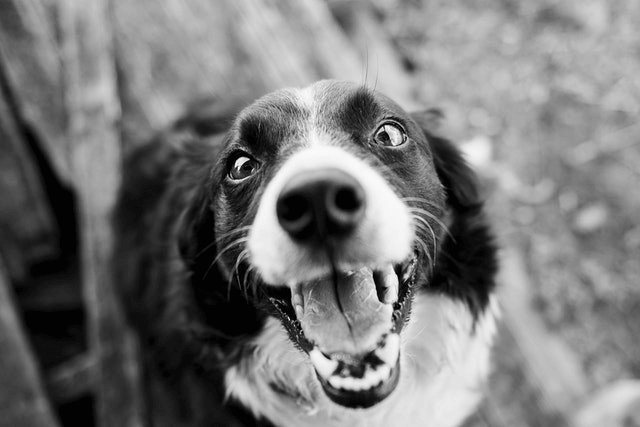
#> input picture image.png, 640 x 427 px
$ python 06_svd.py
#> lines starting #> are read from the running program, lines starting #| are printed output that depends on the picture
import numpy as np
import matplotlib.pyplot as plt
from PIL import Image

img = Image.open("image.png").convert("L")

A = np.array(img, dtype=float)

U, S, VT = np.linalg.svd(A, full_matrices=False)
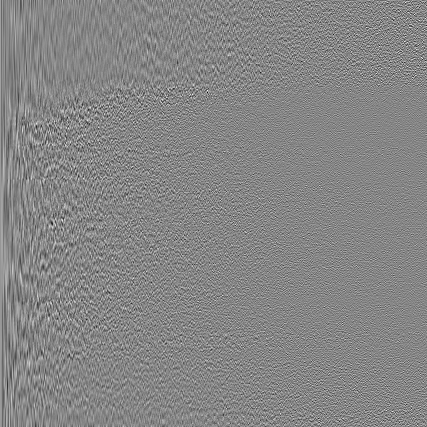
#> U: shape (427, 427) float64; min -0.305, max 0.276, mean 0.000145; drawn with min black and max white
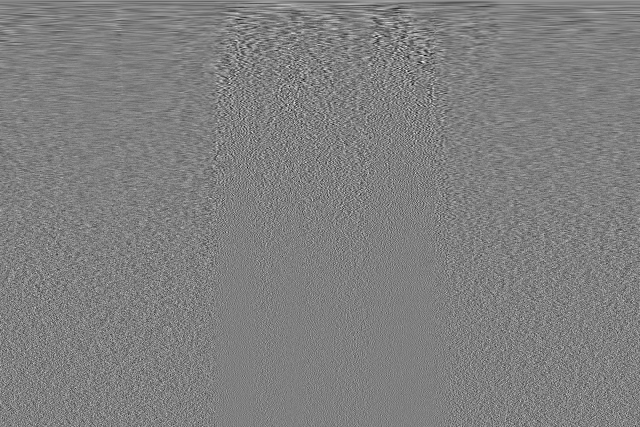
#> VT: shape (427, 640) float64; min -0.282, max 0.28, mean 6.85e-05; drawn with min black and max white
#> S = 427 values, max 67114.6 at index 0, min 6.6 at index 426, mean 515.1

print("Shape of U:", U.shape)
#| Shape of U: (427, 427)
print("Shape of S:", S.shape)
#| Shape of S: (427,)
print("Shape of VT:", VT.shape)
#| Shape of VT: (427, 640)

A_reconstructed = U @ np.diag(S) @ VT

print("Reconstruction correct?:",
      np.allclose(A, A_reconstructed))
#| Reconstruction correct?: True


def compress_image(U, S, VT, k):
    U_k = U[:, :k]
    S_k = np.diag(S[:k])
    VT_k = VT[:k, :]

    A_k = U_k @ S_k @ VT_k

    return A_k

k_values = [5, 20, 50, 150]

compressed_images = []

for k in k_values:
    A_k = compress_image(U, S, VT, k)
    compressed_images.append(A_k)
#> this loop made 4 passes
#> pass 1, in compress_image, `A_k = U_k @ S_k @ VT_k`:
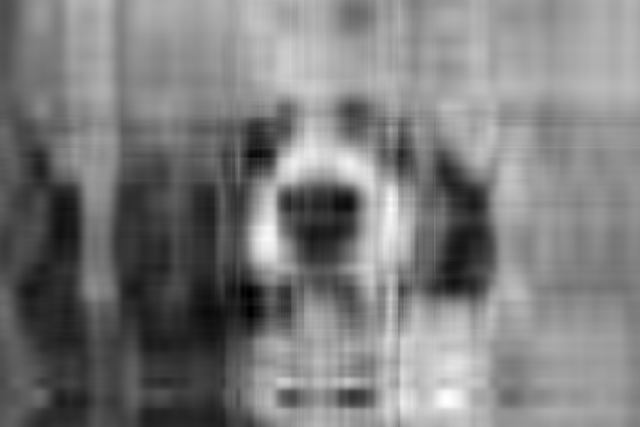
#> A_k: shape (427, 640) float64; min -33.03, max 281.1, mean 120.7; drawn with min black and max white
#> pass 2, in compress_image (call 2), `U_k = U[:, :k]`:
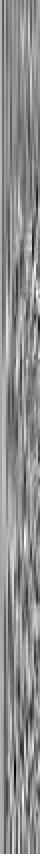
#> U_k: shape (427, 20) float64 (shown 2 times larger); min -0.196, max 0.16, mean 0.00311; drawn with min black and max white
#> pass 2, in compress_image (call 2), `S_k = np.diag(S[:k])`:
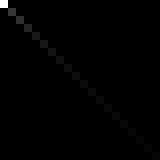
#> S_k: shape (20, 20) float64 (shown 8 times larger); min 0, max 67114.6, mean 389.6; drawn with min black and max white
#> pass 2, in compress_image (call 2), `A_k = U_k @ S_k @ VT_k`:
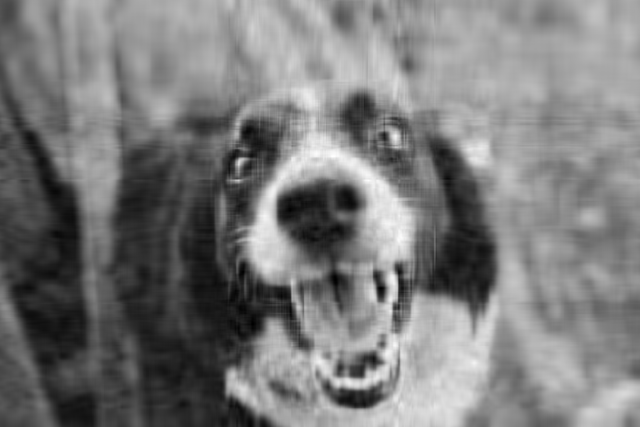
#> A_k: shape (427, 640) float64; min -25.85, max 278.1, mean 120.6; drawn with min black and max white
#> after the loop, compressed_images = 4 items

plt.figure(figsize=(16, 8))

plt.subplot(1, 5, 1)
plt.imshow(A, cmap='gray')
plt.title("Original")
plt.axis("off")

for i, k in enumerate(k_values):
    plt.subplot(1, 5, i + 2)
    plt.imshow(compressed_images[i], cmap='gray')
    plt.title(f"k = {k}")
    plt.axis("off")

plt.tight_layout()
plt.show()
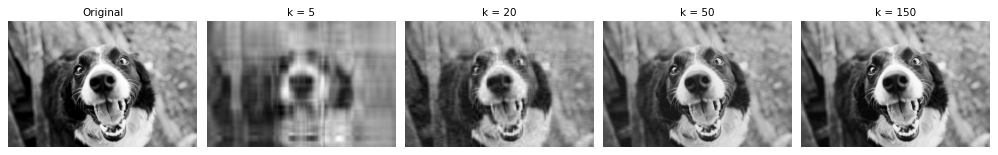
#> figure drawn by matplotlib, 5 panels
